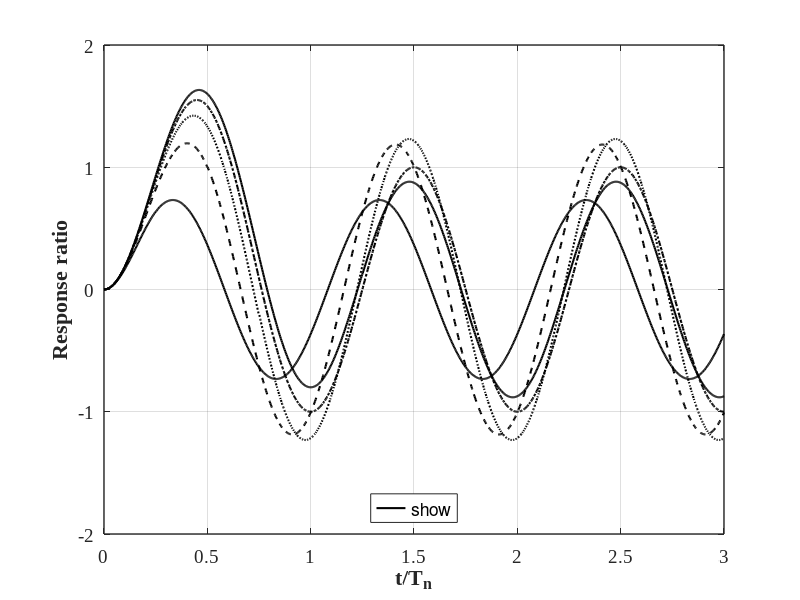

The MATLAB source for this figure:
%% Structural Dynamics and Vibration Control(M. Azimi et al.)
%% Figure 4-5: Response of An SDOF to Triangular impact Load

clear; close all; clc
%%
styles = {'-';'--'; ':';'-.';'-'};
ii = 0;
for r = [0.25 0.5 0.75 1 1.25]
    ii = ii+1;
T  = 1.0;
w_n  = 2*pi/T;
td = T*r;
p0 = 1;
k  = 1;
%
n  = 1000;
t  = linspace(0,3,n);
%%   

    for i=1:n
        if t(i) <= td
            u(i)=(p0/k) * (sin(w_n*t(i))/(w_n*td) - cos(w_n*t(i))-t(i)/td + 1);
            udot(i)=(p0*w_n/k) * (cos(w_n*t(i))/(w_n*td) + sin(w_n*t(i))-1/(w_n*t(i)));
            
            u_td = u(i);
            udot_td = udot(i);
        else
            
            u(i) = udot_td/w_n  *sin(w_n*(t(i)-td)) + u_td*cos(w_n*(t(i) - td));
        end
    end

figure(1)
set(figure(1), 'Position', [200   100   883   400])
    hold on; grid on; box on;

    
    plot(t,u,'LineWidth',1.5,'Color',[0 0 0],'linestyle',styles{ii},'displayname',['t_d/T_n = ',num2str(r,'%1.2f')]);


    set(gca, 'LineWidth',1, 'FontWeight','normal', 'FontName','Times New Roman', 'FontSize',14)               
     xlabel('t/T_n', 'fontsize',16, 'fontname','Times New Roman','FontWeight','Bold')
     ylabel('Response ratio', 'fontsize',16, 'fontname','Times New Roman','FontWeight','Bold')
     ylim([-2 2])
     
     legend('show','location','south','NumColumns',5)
end
%%


%%

print('FIG_4_5','-dpng')
